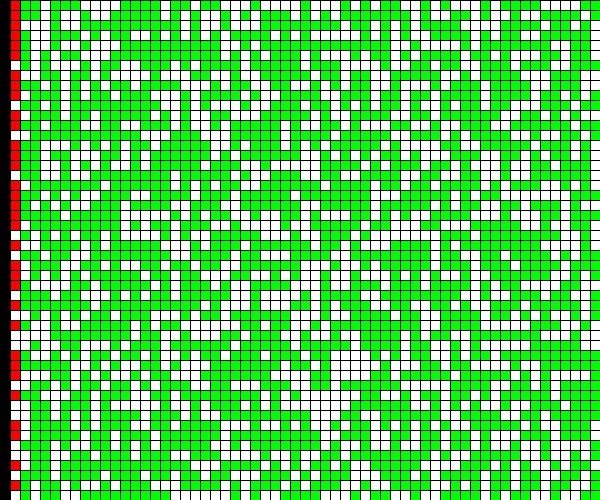
Frame 1 (no input)
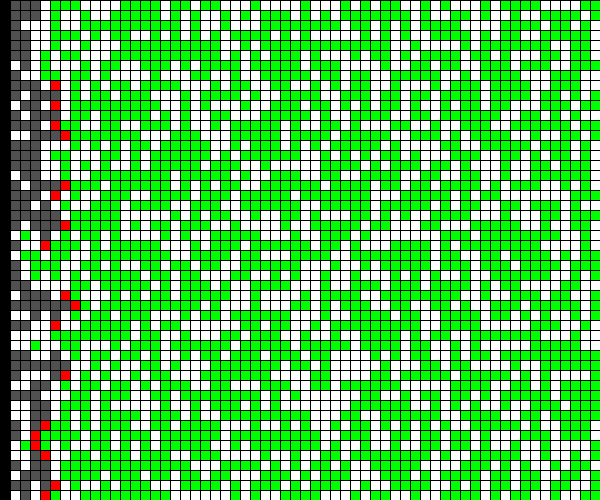
Frame 60 (the mouse pressed at the canvas centre just before this capture)
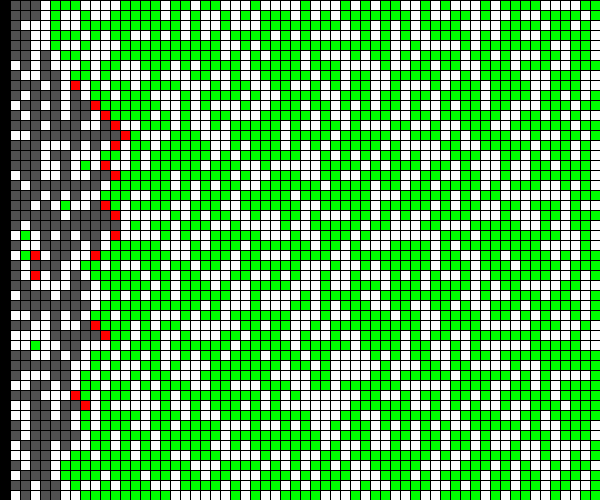
Frame 120 (the mouse held since frame 60 and released just before this capture)

The Processing sketch that drew these frames (run headless with seeded random() and noise(); from frame 60 on, the mouse is pressed at the canvas centre):

// Processing sketch: TreeBurning
// ── TreeBurning.pde
/**IMPORTANT:
 *Please read through the logic of this sketch before you try to modify anything.
 *Please answer ALL questions in the source code BEFORE writing any code.
 */
BurnTrees treeSim;
int ROWS;
int COLS;
double DENSITY;
int SQUARESIZE;

void setup() {
  size(600, 500);
  ROWS = 50;
  COLS = 60;
  /**question 1 *********************************
   *At this point you have initialized width, height,ROWS,COLS. You can change these values
   *to alter the screen size, but you cannot just change one value!
   *What must be true about the ratio of these values in order for this simulation to display squares?
   *ANSWER HERE: The ratio of rows to cols must be the same ratio as height to width.
   */

  DENSITY = .61;
  treeSim = new BurnTrees(ROWS, COLS, DENSITY);
  /**question 2 *********************************
   *Given that you can change the size() and the number of ROWS and COLS,
   *How do you calculate the SQUARESIZE (size of each square you draw) using an expression?
   *ANSWER : replace squareSize = 8; with the correct square size.
   * DO NOT just write a number, it must work when you change the size() command or the ROWS and COLS
   */
  SQUARESIZE = (height + width)/(ROWS + COLS);//side length
}

/*DO NOT UPDATE THIS METHOD*/
void draw() {
  background(0);
  //frameCount tells you how many times the draw method was called.
  if (frameCount % 10 == 0) {
    treeSim.tick();
    //printnln("Testing code:"+ frameCount);
  }
  /**question 3 *********************************
   *Here we only call tick() when the frameCount % 10 == 0.
   *Why do we do this?
   *hint:  If you cannot figure this out analytically, experiment to test
   *       the difference by changing the code. A print statement is commented out to facilitate testing.
   *ANSWER HERE: frameCount is increased by 1 each time draw is iterated, therefore, to make 
   the display not zoom through the tree burning and give us an unviewable forest fire,
   we delay each tick to every 10 draw calls so we can see the fire progression. 
   */

  String[]lines = treeSim.toString().split("\n");

  //Convert the 2D array into a grid of RED/GREEN/WHITE/GREY Squares.
  stringToSquares(lines);

  //Output the resulting time and dimensions of the simulation
  if (treeSim.done()) {
    fill(0);
    textSize(20);
    text("Simulation of "+COLS+"by"+ROWS+" board lasted "+treeSim.getTicks()+" ticks", 20, 20);
  }
}

/**
 *Clicking the mouse will reset the simulation by re-constructing the treeSim variable.
 */
void mouseClicked() {
  /**question 4 *********************************
   *We can easily reset the simulation by clicking the mouse.
   *Please use the same values that it was initialized with in the setup.
   * ANSWER: UPDATE THE NEXT LINE
   */
  treeSim = new BurnTrees(ROWS, COLS, DENSITY);
}


/** question 5 *********************************
 *Write the method that will take an array of the different lines of the board string,
 *and draw ROWSxCOLS colored squares on the screen
 *@param lines: an array of the lines of the toString method that has ROWS strings, each having a length of COLS
 *              e.g. [ "@ @@","@@@ "," @ @"] for a ROWS=3, COLS=4 board.
 *ANSWER: Complete this method.
 */
void stringToSquares(String[]lines) {
  /**Complete this method.
   *1. Break up your screen by drawing ROWSxCOLS squares of the same color.
   *2. Decide how to fill them in using the String[] parameter
   *   Colors: Fire = RED, Tree = GREEN, SPACE = WHITE, ASH = GREY
   */
  int xcoor = 0;
  int ycoor = 0;
  for (int i = 0; i < lines.length; i++) {
    for (int a = 0; a < lines[i].length(); a++) {
      xcoor += SQUARESIZE;
      if (lines[i].charAt(a) == ' ') {
        fill(255,255,255);
        square(xcoor, ycoor, SQUARESIZE);
      } else if (lines[i].charAt(a) == '@') { 
          fill(0,255,0);
          square(xcoor, ycoor, SQUARESIZE);
      } else if (lines[i].charAt(a) == 'w') {
          fill(255,0,0);
          square(xcoor, ycoor, SQUARESIZE);
      } else if (lines[i].charAt(a) == '.') {
          fill(80,80,80);
          square(xcoor, ycoor, SQUARESIZE);
      }
    }
    xcoor = 0;
    ycoor += SQUARESIZE;
  }
}


/***THIS IS YOUR PRIOR LAB (only a subset of methods)***/

import java.util.*;
public class BurnTrees {
  private int[][]map;
  private int ticks;
  private static final int TREE = 2;
  private static final int FIRE = 1;
  private static final int ASH = 3;
  private static final int SPACE = 0;
  private ArrayDeque<Integer>frontier;


  /**Determine if the simulation is still burning
   *@return false if any fires are still burning, true otherwise
   */
  public boolean done() {
    return frontier.size() == 0;
  }


  public void spread(int row, int col) {
    map[row][col]=ASH;

    if (row > 0) {
      if (map[row-1][col]==TREE) {
        map[row-1][col]=FIRE;
        frontier.add(row-1);
        frontier.add(col);
      }
    }
    if (row < map.length-1) {
      if (map[row+1][col]==TREE) {
        map[row+1][col]=FIRE;
        frontier.add(row+1);
        frontier.add(col);
      }
    }
    if (col > 0) {
      if (map[row][col-1]==TREE) {
        map[row][col-1]=FIRE;
        frontier.add(row);
        frontier.add(col-1);
      }
    }
    if (col < map[0].length-1) {
      if (map[row][col+1]==TREE) {
        map[row][col+1]=FIRE;
        frontier.add(row);
        frontier.add(col+1);
      }
    }
  }

  /**This is the core of the simulation. All of the logic for advancing to the next round goes here.
   *All existing fires spread new fires, and turn to ash
   *new fires should remain fire, and not spread.
   */
  public void tick() {
    if (!done()) { //THIS IS THE ONLY MODIFICATION TO THE LAB
      ticks++;
      int fires = frontier.size();
      while (fires > 0) {
        int r = frontier.remove();
        int c = frontier.remove();
        spread(r, c);
        fires-=2;
      }
    }
  }

  /**Initialize the simulation.
   *If you add more instance variables you can add more here,
   *otherwise it is complete
   */
  public BurnTrees(int rows, int cols, double density) {
    frontier = new ArrayDeque<Integer>();
    map = new int[rows][cols];
    for (int r=0; r<map.length; r++ ) {
      for (int c=0; c < map[r].length; c++ ) {
        if (Math.random() < density) {
          map[r][c]=TREE;
        }
      }
    }
    start();//set the left column on fire.
  }

  public void start() {
    for (int i = 0; i < map.length; i++) {
      if (map[i][0]==TREE) {
        map[i][0]=FIRE;
        frontier.add(i);
        frontier.add(0);
      }
    }
  }

  public int getTicks() {
    return ticks;
  }

  public String toString() {
    StringBuilder builder = new StringBuilder();
    for (int i = 0; i < map.length; i++) {
      for (int c = 0; c < map[i].length; c++) {
        if (map[i][c]==SPACE)
          builder.append(" ");
        else if (map[i][c]==TREE)
          builder.append("@");
        else if (map[i][c]==FIRE)
          builder.append("w");
        else if (map[i][c]==ASH)
          builder.append(".");
      }
      builder.append("\n");
    }
    return builder.toString();
  }
}
